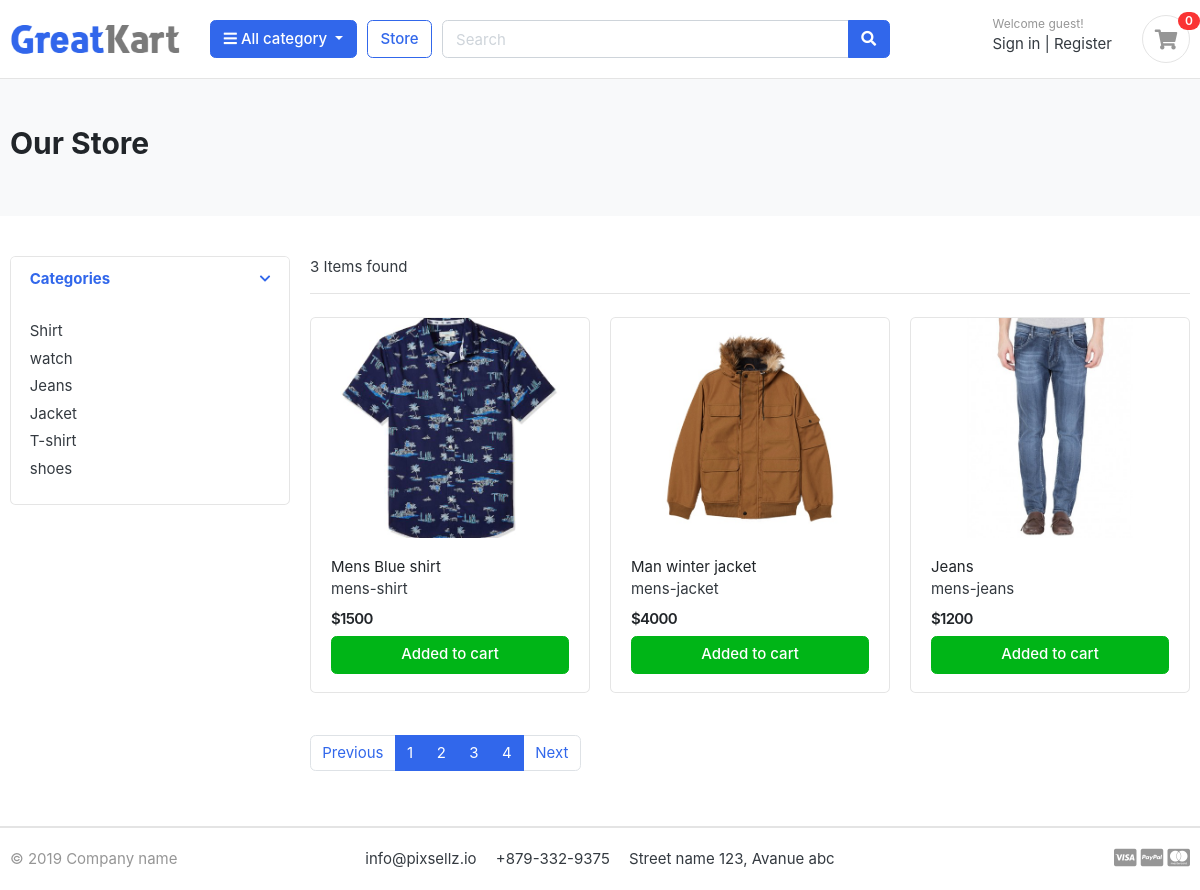
The page /store/?page=3 on the database its author committed.
### category/models.py (models this page shows, shortened)
class Category(models.Model):
    category_name = models.CharField(max_length=100, unique=True)
    slug = models.SlugField(max_length=100, unique=True)
    description = models.TextField(max_length=500, blank=True)
    cat_image = models.ImageField(upload_to= 'photos/category', blank=True)

### store/models.py (models this page shows)
class Product(models.Model):
    product_name = models.CharField(max_length=100, unique=True)
    slug = models.SlugField(max_length=200, unique=True)
    description = models.TextField(max_length=500, blank=True)
    price = models.IntegerField()
    image = models.ImageField(upload_to= 'photos/products')
    stock = models.IntegerField()
    is_available = models.BooleanField(default=True)
    category = models.ForeignKey(Category, on_delete=models.CASCADE)
    created_date = models.DateTimeField(auto_now_add=True)
    modified_date = models.DateTimeField(auto_now=True)
    def __str__(self):
        return self.product_name

### store/views.py (the view)
# urls.py: path('store/', include('store.urls')),
def store(request, category_slug=None):
    products = None
    if category_slug:
        category = get_object_or_404(Category, slug=category_slug)
        products = Product.objects.filter(is_available = True, category=category)
        page = request.GET.get('page')
        print(page)
        paginator = Paginator(products, 1)
        page_product = paginator.get_page(page)
    else:
        products = Product.objects.filter(is_available = True)
        paginator = Paginator(products, 3)
        page = request.GET.get('page')
        page_product = paginator.get_page(page)
        for i in page_product:
            print(i)
            print(page_product.has_next(), page_product.has_previous(), page_product.previous_page_number, page_product.next_page_number)
    categories = Category.objects.all()
    context = {'products' : page_product, 'categories' : categories,}
    return render(request, 'store/store.html', context)

### store/templates/store/store.html
{% extends 'base.html' %}
{% load static %}
{% block body %}
<section class="section-pagetop bg">
	<div class="container">
		<h2 class="title-page">Our Store</h2>
	</div>
	</section>
	<section class="section-content padding-y">
	<div class="container">
	<div class="row">
		<aside class="col-md-3">
	<div class="card">
		<article class="filter-group">
			<header class="card-header">
				<a href="#" data-toggle="collapse" data-target="#collapse_1" aria-expanded="true" class="">
					<i class="icon-control fa fa-chevron-down"></i>
					<h6 class="title">Categories</h6>
				</a>
			</header>
			<div class="filter-content collapse show" id="collapse_1">
				<div class="card-body">
					<ul class="list-menu">
						{% for i in categories %}
							<li><a href="{% url 'products_by_category' i.slug %}">{{i.category_name}}  </a></li>
						{% endfor %}
					</ul>
				</div>
			</div>
		</article>
	</div>
		</aside>
		<main class="col-md-9">
	<header class="border-bottom mb-4 pb-3">
			<div class="form-inline">
				<span class="mr-md-auto">{{products|length}} Items found </span>
			</div>
	</header>
	<div class="row">
		{% for item in products %}
		<div class="col-md-4">
			<figure class="card card-product-grid">
				<div class="img-wrap">
					<img src="{{item.image.url}}">
				</div>
				<figcaption class="info-wrap">
					<div class="fix-height">
						<a href="{% url 'product_detail' item.category.slug item.slug %}" class="title">{{item.product_name}}</a>
						{{item.category.slug}}
						<div class="price-wrap mt-2">
							<span class="price">${{item.price}}</span>
						</div>
					</div>
					<a href="#" class="btn btn-block btn-success">Added to cart </a>
				</figcaption>
			</figure>
		</div>
		{% endfor %}
	</div>
	<nav class="mt-4" aria-label="Page navigation sample">
	  <ul class="pagination">
		{% if products.has_previous %}
		<li class="page-item"><a class="page-link" href="?page={{products.previous_page_number}}">Previous</a></li>
		{% else %}
		<li class="page-item disabled"><a class="page-link">Previous</a></li>
		{% endif %}
		{% for i in products.paginator.page_range %}
		<li class="page-item active"><a class="page-link" href="?page={{i}}">{{i}}</a></li>
		{% endfor %}
		{% if products.has_next %}
		<li class="page-item"><a class="page-link" href="?page={{products.next_page_number}}">Next</a></li>
		{% else %}
		<li class="page-item disabled"><a class="page-link">Next</a></li>
		{% endif %}
	  </ul>
	</nav>
		</main>
	</div>
	</div>
	</section>
{% endblock %}

### static/css/ui.css (style rules this page uses)
html { font-family: "Inter", sans-serif; font-size: 15px; }
.img-wrap { text-align: center; display: block; }
.img-wrap img { max-width: 100%; }
.price-wrap { letter-spacing: -0.7px; }
.padding-y { padding-top: 40px; padding-bottom: 40px; }
figure { margin-bottom: 0; }
article:after, .form-group:after { display: block; clear: both; content: ""; }
.bg { background-color: #f8f9fa; }
.title-page { color: #212529; }
[class*=list-] li:after { visibility: hidden; display: block; content: ""; overflow: hidden; height: 0; clear: both; }
.list-menu { list-style: none; margin: 0; padding-left: 0; }
.list-menu li { margin-bottom: 5px; }
.list-menu a { color: #343a40; }
[class*=card-product] a.title { color: #212529; display: block; }
[class*=card-product] .img-wrap { overflow: hidden; position: relative; }
[class*=card-product] .img-wrap img { height: 100%; max-width: 100%; width: auto; display: inline-block; -o-object-fit: cover; object-fit: cover; }
.card-product-grid { margin-bottom: 20px; }
.card-product-grid .img-wrap { border-radius: 0.2rem 0.2rem 0 0; height: 220px; }
.card-product-grid .info-wrap { overflow: hidden; padding: 18px 20px; }
.card-product-grid .fix-height { height: 80px; overflow: hidden; }
.card .img-wrap { overflow: hidden; }
.price { font-weight: 600; color: #212529; }
.icon-control { margin-top: 5px; float: right; font-size: 80%; }
.card-header .title { margin-bottom: 0; line-height: 1.5; }
.filter-group { border-bottom: 1px solid #e4e4e4; }
.filter-group .card-header { border-bottom: 0; }
.filter-group:last-child { border-bottom: 0; }
.section-pagetop { padding: 45px 0; }

### rows shown on the page
Category: category_name "Shirt"
Category: category_name "watch"
Category: category_name "Jeans"
Category: category_name "Jacket"
Category: category_name "T-shirt"
Category: category_name "shoes"
Product: image (picture), product_name "Mens Blue shirt", category.slug "mens-shirt", price "1500"
Product: image (picture), product_name "Man winter jacket", category.slug "mens-jacket", price "4000"
Product: image (picture), product_name "Jeans", category.slug "mens-jeans", price "1200"

### other values the page prints
{{ products|length }} "3"
{{ i }} "1" "2" "3" "4"
